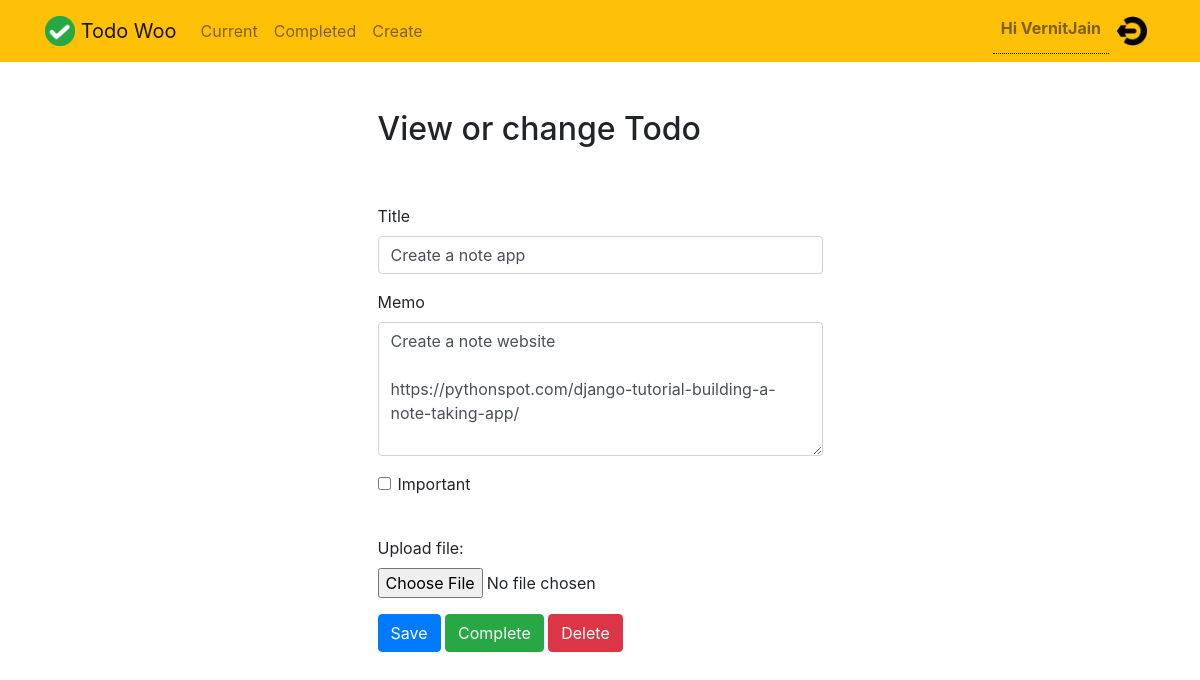
Page /todowoo/todowoo/52 (signed in) on the earlier database version.
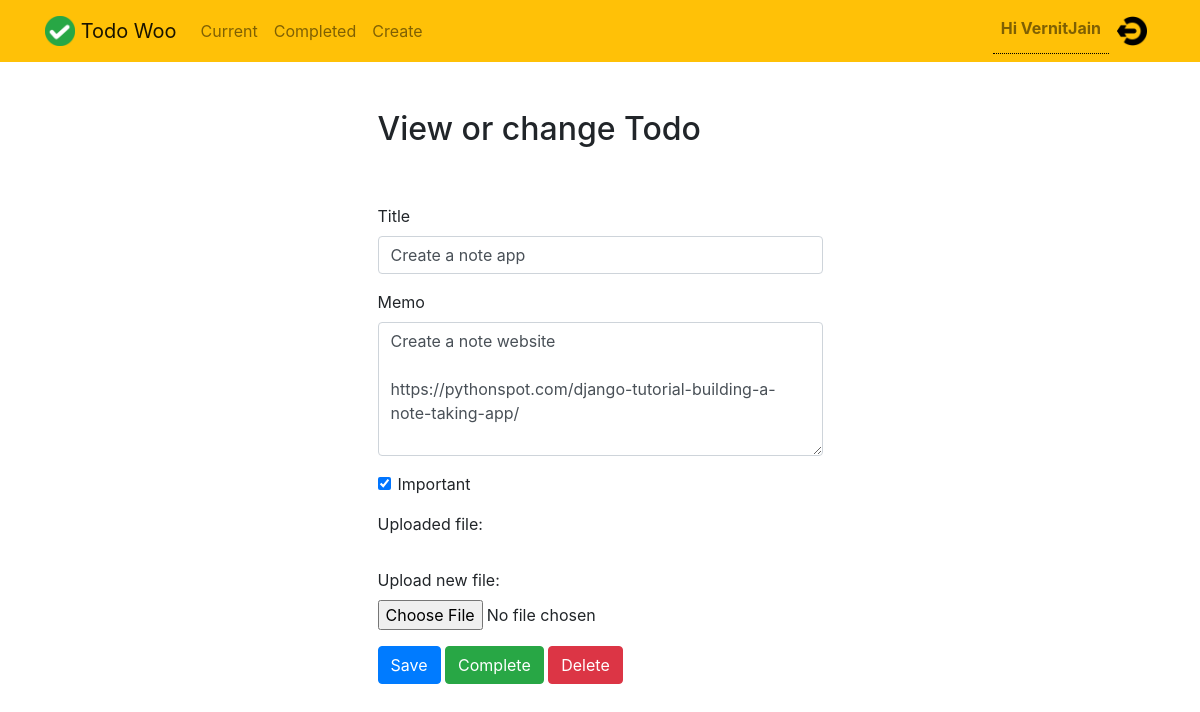
Same page on the later database version.
### todowoo/models.py (models this page shows, shortened)
class Todo(models.Model):
    title= models.CharField(max_length=100)
    memo = models.TextField(blank=True)
    created = models.DateTimeField(auto_now_add=True)
    datecompleted=models.DateTimeField(null=True, blank=True)
    important = models.BooleanField(default=False)
    user = models.ForeignKey(User, on_delete=models.CASCADE)
    deleteTodoOrNot = models.BooleanField(default=False)

### todowoo/views.py (the view, shortened to what this page needs)
# urls.py: path('todowoo/<int:todo_pk>', views.viewtodo, name='viewtodo'),
@login_required
def viewtodo(request, todo_pk):
    todo = get_object_or_404(Todo, pk = todo_pk, user=request.user, deleteTodoOrNot = False)
    fileforms = FileUpload.objects.filter(user = request.user, todoid = todo_pk)
    if request.method=="GET":
        form = TodoForm(instance = todo)
        return render(request, 'todowoo/viewtodo.html',{'todo': todo, 'form':form, 'fileforms':fileforms})

### todowoo/forms.py
class TodoForm(ModelForm):
    class Meta:
        model = Todo
        fields = ['title','memo','important']

### todowoo/templates/todowoo/viewtodo.html (shortened to what this page needs)
{% extends "todowoo/base.html" %}
{% block content %}
    <div class="row justify-content-center mt-5">
        <div class="col-md-5">
            <h2>View or change Todo</h2>
        </div>
    </div>
    <div class="row justify-content-center mt-5">
        <div class="col-md-5">
            <form method="POST" enctype="multipart/form-data">
                <div class="form-group">
                    <label for="title">Title</label>
                    <input type="text" name="title" class="form-control" id="title" value="{{ todo.title }}" required>
                </div>
                <div class="form-group">
                    <label for="memo">Memo</label>
                    <textarea name="memo" rows="5" class="form-control" id="memo" >{{ todo.memo }}</textarea>
                </div>
                <div class="form-group form-check">
                    <input type="checkbox" name="important" class="form-check-input" id="important" {% if todo.important %}checked{% endif %}>
                    <label class="form-check-label" for="important">Important</label>
                </div>
                <div class="form-group">
                  {% if fileforms.count > 0 %}
                    <label for="img">Uploaded file{{ fileforms.count|pluralize }}:</label><br>
                  {% endif %}
                  {% if fileforms.count > 0 %}
                    <br><label for="img">Upload new file:</label><br>
                  {% else %}
                    <br><label for="img">Upload file:</label><br>
                  {% endif %}
                  <input type="file" id="uploadFile" name="uploadFile" >
                </div>
                <button type="submit" class="btn btn-primary">Save</button>
                <button type="button" class="btn btn-success" onclick="$('#complete').click()">Complete</button>
                <button type="button" class="btn btn-danger" onclick="$('#delete').click()">Delete</button>
            </form>
        </div>
    </div>
{% endblock %}

Differences in the rows shown:
changed Todo "Create a note app": important "☐" → "☑"
Other differences:
text no longer shown: "Upload file:"
text now shown: "Uploaded file : Upload new file:"
